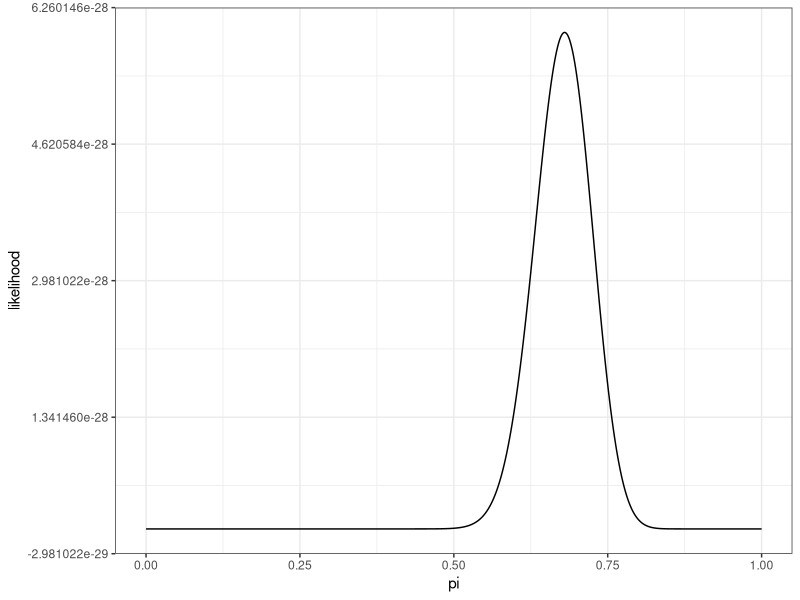
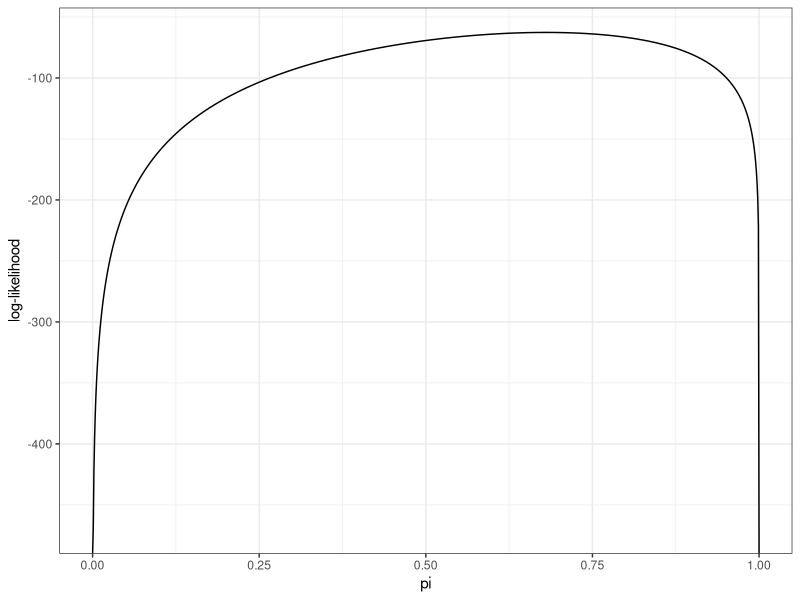
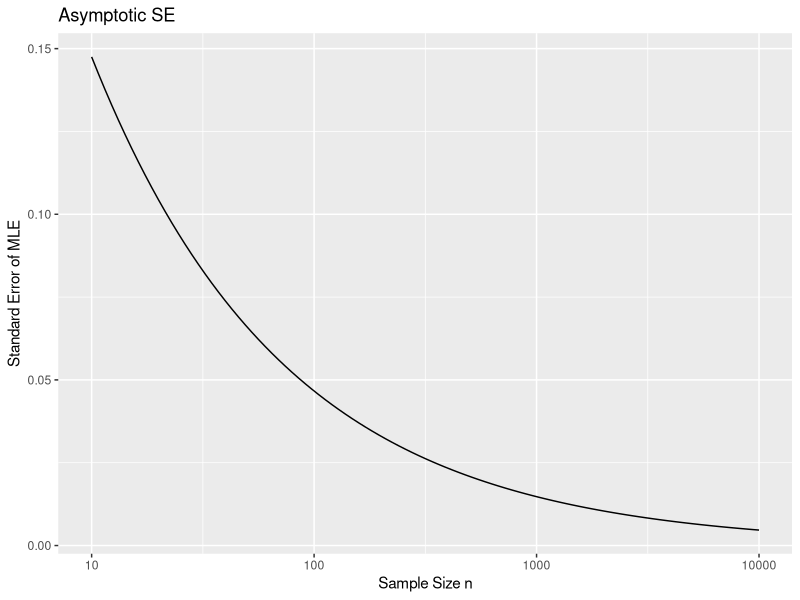
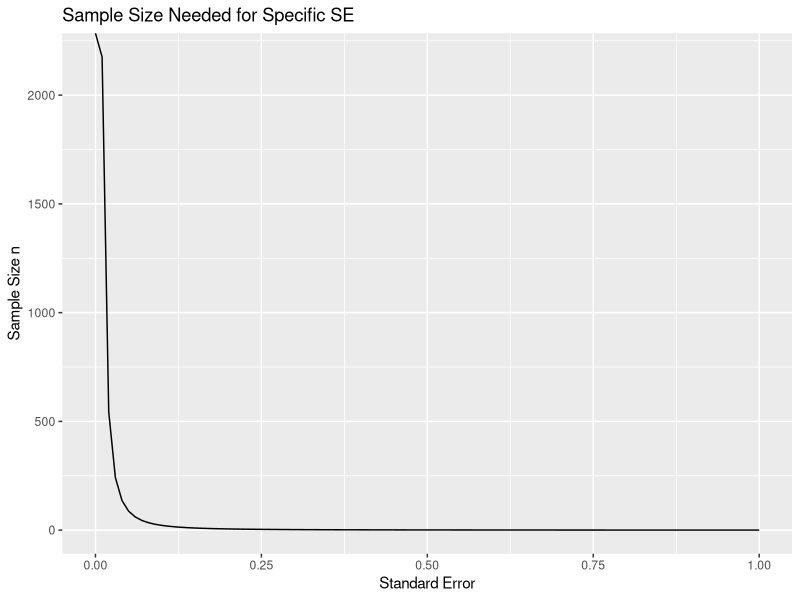
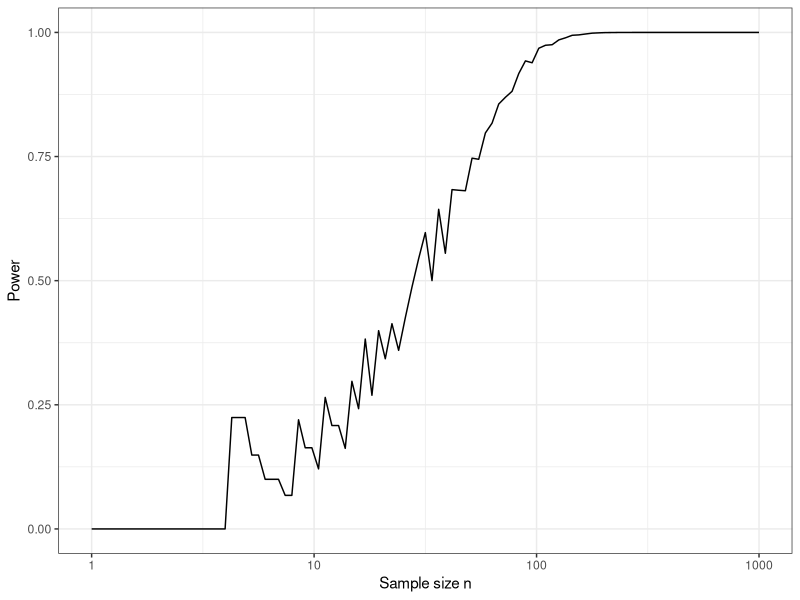
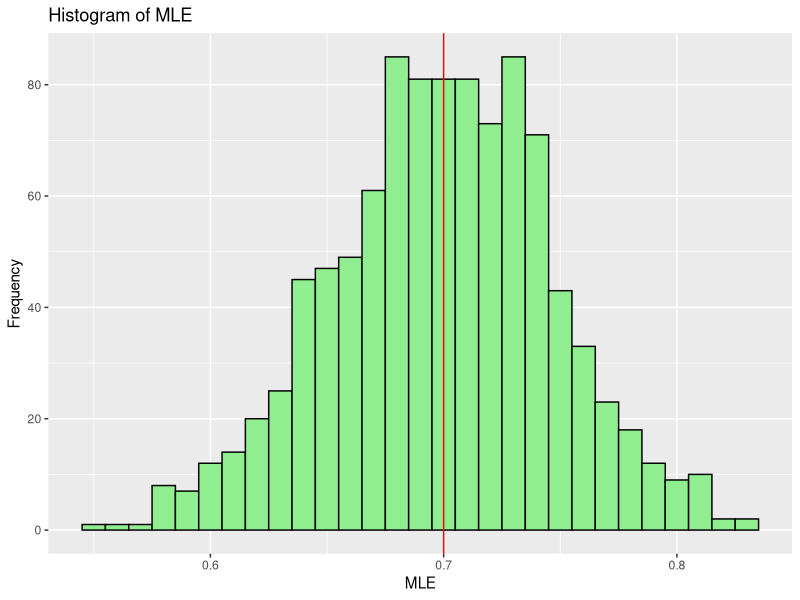
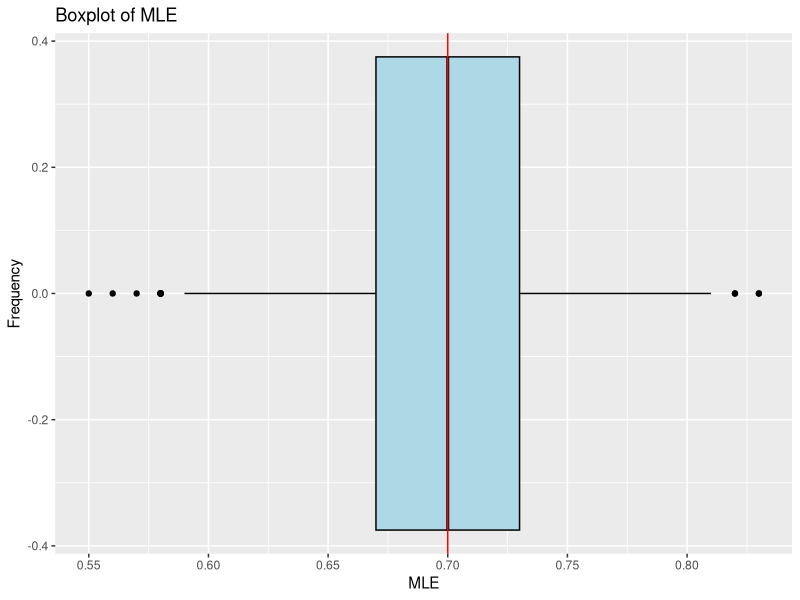
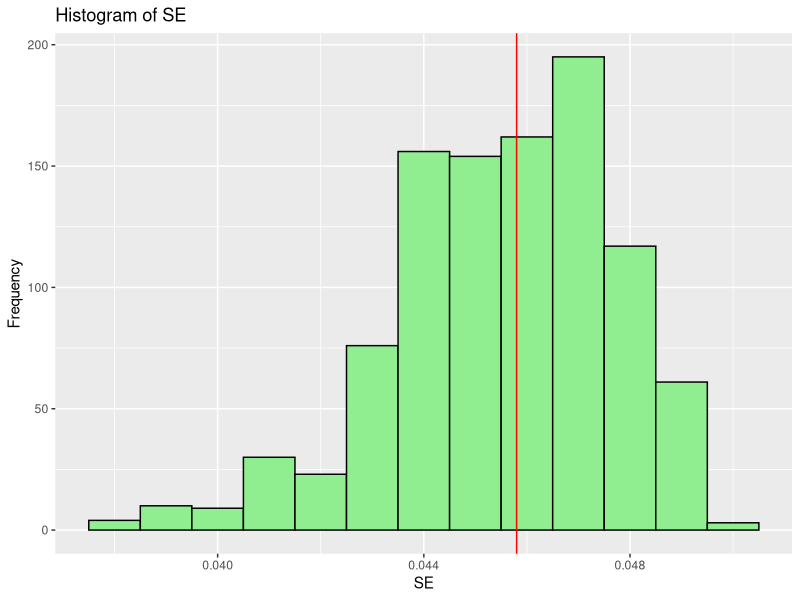

These charts were generated, in order, by the following R code:
## ---- chunk 1
library(magrittr)
library(tibble)
library(ggplot2)
# Set the probability of success (pi)
pi <- 0.7

set.seed(1)

# Simulate 100 Bernoulli outcomes
outcomes <- rbinom(100, size = 1, prob = pi)

# Display the outcomes
n = length(outcomes)
print(outcomes)
## ---- chunk 2
lik = function(pi, x = outcomes) {pi^sum(x) * (1-pi)^sum(1-x)}

library(ggplot2)
ggplot() +
  geom_function(fun = lik, n = 1000) +
  xlim(min(outcomes), max(outcomes)) +
  theme_bw() +
  ylab("likelihood") +
  xlab('pi')
## ---- chunk 3
loglik = function(pi, x = outcomes)
{
  sum(x)*log(pi) + sum(1-x)*log(1-pi)
}

ll_plot = ggplot() +
  geom_function(fun = loglik, n = 1000) +
  xlim(min(outcomes), max(outcomes)) +
  theme_bw() +
  ylab("log-likelihood") +
  xlab('pi')
ll_plot
## ---- chunk 4
est_pi = sum(outcomes)/n
print(est_pi)
## ---- chunk 5
std_er <- function(n, pi=0.68) {sqrt(pi*(1-pi)/n)}

ggplot() +
  geom_function(fun=std_er) + 
  scale_x_continuous(trans="log10", limits = c(10,10^4)) + ylab("Standard Error of MLE")+
                       xlab("Sample Size n") + ggtitle("Asymptotic SE") 
## ---- chunk 6
sample_size <- function(se_ml,pi=0.68) {(pi*(1-pi)/se_ml^2)}

ggplot() +
  geom_function(fun=sample_size) + 
  scale_x_continuous(limits = c(0,001,0.1)) + ylab("Sample Size n")+
                       xlab("Standard Error") + ggtitle("Sample Size Needed for Specific SE")
## ---- chunk 7
2*(1-pnorm(3.8626))
## ---- chunk 8
1-pnorm(-1.715)
## ---- chunk 9
power_function <- function(n, null=0.5, alt=0.68){
  n=floor(n)
  se_null <- sqrt(null*(1-null)/n)
  B <- (n*(null + (qnorm(0.975)*se_null)))%>%
    ceiling()
  A <- (n*(null + (qnorm(0.025)*se_null)))%>%
    floor()
  power_A <- pbinom(A, n, prob=alt)
  power_B <- pbinom(B-1, n, prob=alt, lower=FALSE)
  power_total <- power_A + power_B
  power_total
}

samples=c(1:1000)

ggplot() +
  geom_function(fun = power_function) +
  scale_x_log10(limits =c(1, 1000))+
  ylab("Power") +
  xlab("Sample size n") +
  theme_bw()


powers <- power_function(samples)
powers >= 0.8
samples[min(which(powers>=0.8))]
samples[min(which(powers>=0.9))]
samples[min(which(powers>=0.95))]
samples[min(which(powers>=0.99))]
## ---- chunk 10
sim_func <- function(n, nsims, pi, null, alpha){

  estimates <- numeric(nsims)
  errors <- numeric(nsims)
  reject_null <- numeric(nsims)
  CI_true_val <- numeric(nsims)
  
  for(i in 1:nsims){
    set.seed(i)
    x.i <- rbinom(n,1,0.7)
    est <- mean(x.i)
    se <- sqrt(est*(1-est)/n)
    se_null <- sqrt(null*(1-null)/n)
    ci_radius <- se*qnorm(0.975)
    ci <- est+c(-ci_radius,ci_radius)
    z_stat <- abs(est-null/se_null)
    pval <- pnorm(z_stat, lower=FALSE)*2
    
    estimates[i] <- est
    errors[i] <- se
    reject_null[i] <- pval<alpha
    CI_true_val[i] <- (pi>ci[1]&pi<ci[2])
    }

  true_se <- sqrt(pi*(1-pi)/n)
  
  sim_results <-tibble(
  estimates,
  errors,
  reject_null,
  CI_true_val)

  results <- list(
    n=n,
    nsims=nsims,
    pi=pi,
    null=null,
    alpha=alpha,
    sim_results=sim_results,
    estimates=estimates,
    errors=errors,
    reject_null=reject_null,
    CI_true_val,
    true_se=true_se,
    MLE_mean=mean(estimates),
    MLE_bias=mean(estimates)-pi,
    MLE_se=sd(estimates),
    MLE_var=sd(estimates)^2,
  
    SE_bias=mean(errors)-true_se,
    SE_mean=mean(errors),
    SE_se=sd(errors),
    SE_var=sd(errors)^2,
    p_CI=mean(CI_true_val),
    p_reject=mean(reject_null)
    
    
    )
  
  return(results)
}

sim_1000_results <- sim_func(n=100, nsims=1000, pi=0.7, null= 0.5, alpha=0.05)
print(sim_1000_results)
## ---- chunk 11
MLE <- sim_1000_results[["sim_results"]][["estimates"]]
MLE_df <- data.frame(MLE = MLE)
histogram_MLE <- ggplot(MLE_df, aes(x = MLE)) +
  geom_histogram(binwidth = 0.01, fill = "lightgreen", color = "black") + geom_vline(xintercept = 0.7, color = "red", size = 0.5) +
  labs(title = "Histogram of MLE", x = "MLE", y = "Frequency")

# Print the histogram
print(histogram_MLE)

box_MLE <- ggplot(MLE_df, aes(x = MLE)) +
  geom_boxplot(fill = "lightblue", color = "black") + geom_vline(xintercept = 0.7, color = "red", size = 0.5) +
  labs(title = "Boxplot of MLE", x = "MLE", y = "Frequency")

# Print the histogram
print(box_MLE)

Est_se <- sim_1000_results[["sim_results"]][["errors"]]
se_df <- data.frame(Standard_Error = Est_se)
histogram_se <- ggplot(se_df, aes(x = Standard_Error)) +
  geom_histogram(binwidth = 0.001, fill = "lightgreen", color = "black") + geom_vline(xintercept = 0.0458, color = "red", size = 0.5) +
  labs(title = "Histogram of SE", x = "SE", y = "Frequency")

# Print the histogram
print(histogram_se)
box_se <- ggplot(se_df, aes(x = Standard_Error)) +
  geom_boxplot(binwidth = 0.001, fill = "lightblue", color = "black") + geom_vline(xintercept = 0.0458, color = "red", size = 0.5) +
  labs(title = "Boxplot of SE", x = "SE", y = "Frequency")

# Print the histogram
print(box_se)

## ---- chunk 12
sim_1000_results_n1000 <- sim_func(n=1000, nsims=1000, pi=0.7, null= 0.5, alpha=0.05)
## ---- chunk 13
sim_1000_results_n10_5 <- sim_func(n=100000, nsims=1000, pi=0.7, null= 0.5, alpha=0.05)
## ---- chunk 14
sim_func_0.5 <- function(n, nsims, pi, null, alpha){

  estimates <- numeric(nsims)
  errors <- numeric(nsims)
  reject_null <- numeric(nsims)
  CI_true_val <- numeric(nsims)
  
  for(i in 1:nsims){
    set.seed(i)
    x.i <- rbinom(n,1,0.5)
    est <- mean(x.i)
    se <- sqrt(est*(1-est)/n)
    se_null <- sqrt(null*(1-null)/n)
    ci_radius <- se*qnorm(0.975)
    ci <- est+c(-ci_radius,ci_radius)
    z_stat <- abs(est-null/se_null)
    pval <- pnorm(z_stat, lower=FALSE)*2
    
    estimates[i] <- est
    errors[i] <- se
    reject_null[i] <- pval<alpha
    CI_true_val[i] <- (pi>ci[1]&pi<ci[2])
    }

  true_se <- sqrt(pi*(1-pi)/n)
  
  sim_results <-tibble(
  estimates,
  errors,
  reject_null,
  CI_true_val)

  results <- list(
    n=n,
    nsims=nsims,
    pi=pi,
    null=null,
    alpha=alpha,
    sim_results=sim_results,
    estimates=estimates,
    errors=errors,
    reject_null=reject_null,
    CI_true_val,
    true_se=true_se,
    MLE_mean=mean(estimates),
    MLE_bias=mean(estimates)-pi,
    MLE_se=sd(estimates),
    MLE_var=sd(estimates)^2,
  
    SE_bias=mean(errors)-true_se,
    SE_mean=mean(errors),
    SE_se=sd(errors),
    SE_var=sd(errors)^2,
    p_CI=mean(CI_true_val),
    p_reject=mean(reject_null)
    
    
    )
  
  return(results)
}

sim_1000_results_n100_0.5 <- sim_func_0.5(n=100, nsims=1000, pi=0.5, null= 0.5, alpha=0.05)
sim_1000_results_n1000_0.5 <- sim_func_0.5(n=1000, nsims=1000, pi=0.5, null= 0.5, alpha=0.05)
sim_1000_results_n100000_0.5 <- sim_func_0.5(n=100000, nsims=1000, pi=0.5, null= 0.5, alpha=0.05)
